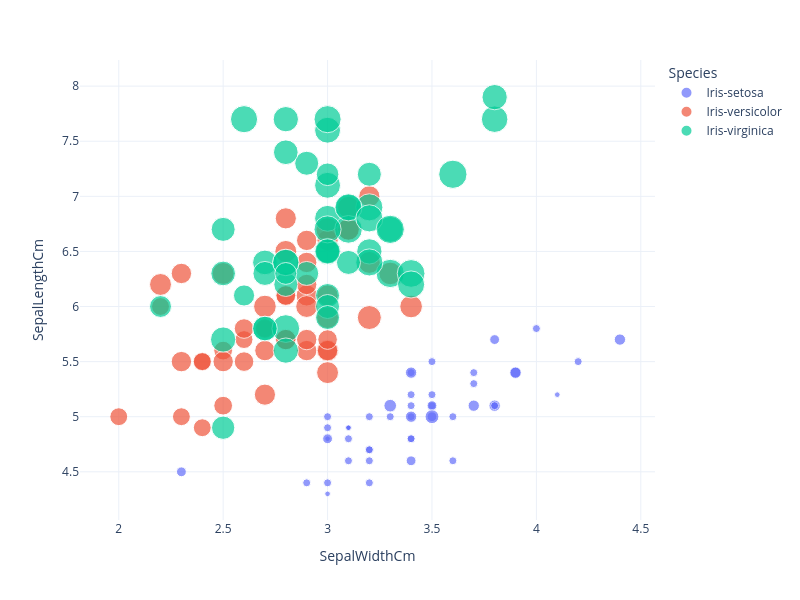

Source (notebook cell):
### Markdown cell above
# Plotting

### Code cell
px.scatter(df, x="SepalWidthCm", y="SepalLengthCm", 
           color="Species", size="PetalWidthCm", 
           width=800, height=600)

### Figure 1 — Plotly figure (JSON) as saved in the notebook; plotly's stock layout.template omitted (floating-point values rounded to 4 significant figures)
{"data": [{"hovertemplate": "Species=Iris-setosa<br>SepalWidthCm=%{x}<br>SepalLengthCm=%{y}<br>PetalWidthCm=%{marker.size}<extra></extra>", "legendgroup": "Iris-setosa", "marker": {"color": "#636efa", "size": [0.2, 0.2, 0.2, 0.2, 0.2, 0.4, 0.3, 0.2, 0.2, 0.1, 0.2, 0.2, 0.1, 0.1, 0.2, 0.4, 0.4, 0.3, 0.3, 0.3, 0.2, 0.4, 0.2, 0.5, 0.2, 0.2, 0.4, 0.2, 0.2, 0.2, 0.2, 0.4, 0.1, 0.2, 0.1, 0.2, 0.2, 0.1, 0.2, 0.2, 0.3, 0.3, 0.2, 0.6, 0.4, 0.3, 0.2, 0.2, 0.2, 0.2], "sizemode": "area", "sizeref": 0.00625, "symbol": "circle"}, "mode": "markers", "name": "Iris-setosa", "orientation": "v", "showlegend": true, "type": "scatter", "x": [3.5, 3.0, 3.2, 3.1, 3.6, 3.9, 3.4, 3.4, 2.9, 3.1, 3.7, 3.4, 3.0, 3.0, 4.0, 4.4, 3.9, 3.5, 3.8, 3.8, 3.4, 3.7, 3.6, 3.3, 3.4, 3.0, 3.4, 3.5, 3.4, 3.2, 3.1, 3.4, 4.1, 4.2, 3.1, 3.2, 3.5, 3.1, 3.0, 3.4, 3.5, 2.3, 3.2, 3.5, 3.8, 3.0, 3.8, 3.2, 3.7, 3.3], "xaxis": "x", "y": [5.1, 4.9, 4.7, 4.6, 5.0, 5.4, 4.6, 5.0, 4.4, 4.9, 5.4, 4.8, 4.8, 4.3, 5.8, 5.7, 5.4, 5.1, 5.7, 5.1, 5.4, 5.1, 4.6, 5.1, 4.8, 5.0, 5.0, 5.2, 5.2, 4.7, 4.8, 5.4, 5.2, 5.5, 4.9, 5.0, 5.5, 4.9, 4.4, 5.1, 5.0, 4.5, 4.4, 5.0, 5.1, 4.8, 5.1, 4.6, 5.3, 5.0], "yaxis": "y"}, {"hovertemplate": "Species=Iris-versicolor<br>SepalWidthCm=%{x}<br>SepalLengthCm=%{y}<br>PetalWidthCm=%{marker.size}<extra></extra>", "legendgroup": "Iris-versicolor", "marker": {"color": "#EF553B", "size": [1.4, 1.5, 1.5, 1.3, 1.5, 1.3, 1.6, 1.0, 1.3, 1.4, 1.0, 1.5, 1.0, 1.4, 1.3, 1.4, 1.5, 1.0, 1.5, 1.1, 1.8, 1.3, 1.5, 1.2, 1.3, 1.4, 1.4, 1.7, 1.5, 1.0, 1.1, 1.0, 1.2, 1.6, 1.5, 1.6, 1.5, 1.3, 1.3, 1.3, 1.2, 1.4, 1.2, 1.0, 1.3, 1.2, 1.3, 1.3, 1.1, 1.3], "sizemode": "area", "sizeref": 0.00625, "symbol": "circle"}, "mode": "markers", "name": "Iris-versicolor", "orientation": "v", "showlegend": true, "type": "scatter", "x": [3.2, 3.2, 3.1, 2.3, 2.8, 2.8, 3.3, 2.4, 2.9, 2.7, 2.0, 3.0, 2.2, 2.9, 2.9, 3.1, 3.0, 2.7, 2.2, 2.5, 3.2, 2.8, 2.5, 2.8, 2.9, 3.0, 2.8, 3.0, 2.9, 2.6, 2.4, 2.4, 2.7, 2.7, 3.0, 3.4, 3.1, 2.3, 3.0, 2.5, 2.6, 3.0, 2.6, 2.3, 2.7, 3.0, 2.9, 2.9, 2.5, 2.8], "xaxis": "x", "y": [7.0, 6.4, 6.9, 5.5, 6.5, 5.7, 6.3, 4.9, 6.6, 5.2, 5.0, 5.9, 6.0, 6.1, 5.6, 6.7, 5.6, 5.8, 6.2, 5.6, 5.9, 6.1, 6.3, 6.1, 6.4, 6.6, 6.8, 6.7, 6.0, 5.7, 5.5, 5.5, 5.8, 6.0, 5.4, 6.0, 6.7, 6.3, 5.6, 5.5, 5.5, 6.1, 5.8, 5.0, 5.6, 5.7, 5.7, 6.2, 5.1, 5.7], "yaxis": "y"}, {"hovertemplate": "Species=Iris-virginica<br>SepalWidthCm=%{x}<br>SepalLengthCm=%{y}<br>PetalWidthCm=%{marker.size}<extra></extra>", "legendgroup": "Iris-virginica", "marker": {"color": "#00cc96", "size": [2.5, 1.9, 2.1, 1.8, 2.2, 2.1, 1.7, 1.8, 1.8, 2.5, 2.0, 1.9, 2.1, 2.0, 2.4, 2.3, 1.8, 2.2, 2.3, 1.5, 2.3, 2.0, 2.0, 1.8, 2.1, 1.8, 1.8, 1.8, 2.1, 1.6, 1.9, 2.0, 2.2, 1.5, 1.4, 2.3, 2.4, 1.8, 1.8, 2.1, 2.4, 2.3, 1.9, 2.3, 2.5, 2.3, 1.9, 2.0, 2.3, 1.8], "sizemode": "area", "sizeref": 0.00625, "symbol": "circle"}, "mode": "markers", "name": "Iris-virginica", "orientation": "v", "showlegend": true, "type": "scatter", "x": [3.3, 2.7, 3.0, 2.9, 3.0, 3.0, 2.5, 2.9, 2.5, 3.6, 3.2, 2.7, 3.0, 2.5, 2.8, 3.2, 3.0, 3.8, 2.6, 2.2, 3.2, 2.8, 2.8, 2.7, 3.3, 3.2, 2.8, 3.0, 2.8, 3.0, 2.8, 3.8, 2.8, 2.8, 2.6, 3.0, 3.4, 3.1, 3.0, 3.1, 3.1, 3.1, 2.7, 3.2, 3.3, 3.0, 2.5, 3.0, 3.4, 3.0], "xaxis": "x", "y": [6.3, 5.8, 7.1, 6.3, 6.5, 7.6, 4.9, 7.3, 6.7, 7.2, 6.5, 6.4, 6.8, 5.7, 5.8, 6.4, 6.5, 7.7, 7.7, 6.0, 6.9, 5.6, 7.7, 6.3, 6.7, 7.2, 6.2, 6.1, 6.4, 7.2, 7.4, 7.9, 6.4, 6.3, 6.1, 7.7, 6.3, 6.4, 6.0, 6.9, 6.7, 6.9, 5.8, 6.8, 6.7, 6.7, 6.3, 6.5, 6.2, 5.9], "yaxis": "y"}], "layout": {"height": 600, "legend": {"itemsizing": "constant", "title": {"text": "Species"}, "tracegroupgap": 0}, "margin": {"t": 60}, "width": 800, "xaxis": {"anchor": "y", "domain": [0, 1], "title": {"text": "SepalWidthCm"}}, "yaxis": {"anchor": "x", "domain": [0, 1], "title": {"text": "SepalLengthCm"}}}}
